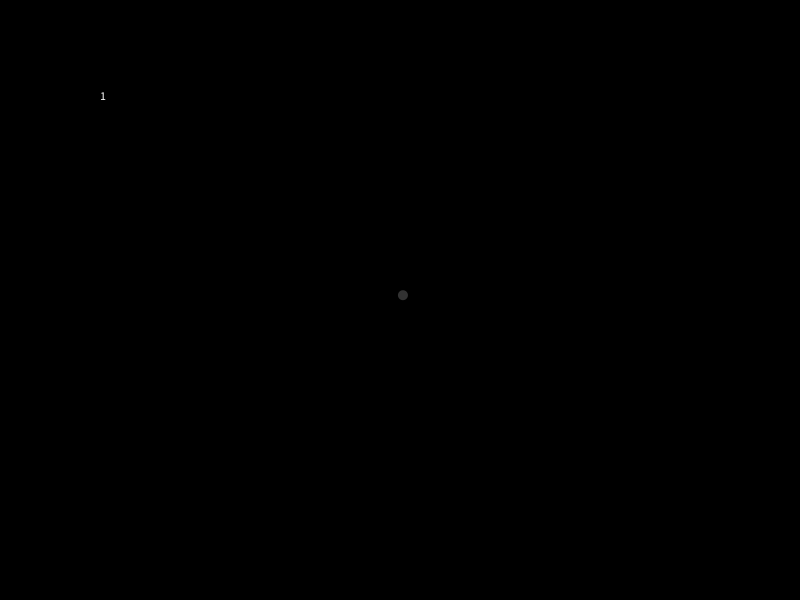
Frame 1 (no input)
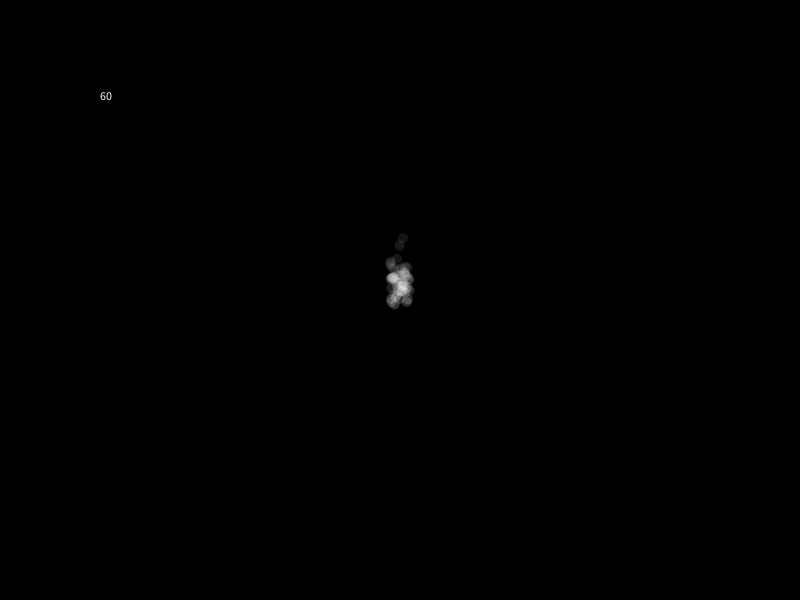
Frame 60 (the mouse pressed at the canvas centre just before this capture)
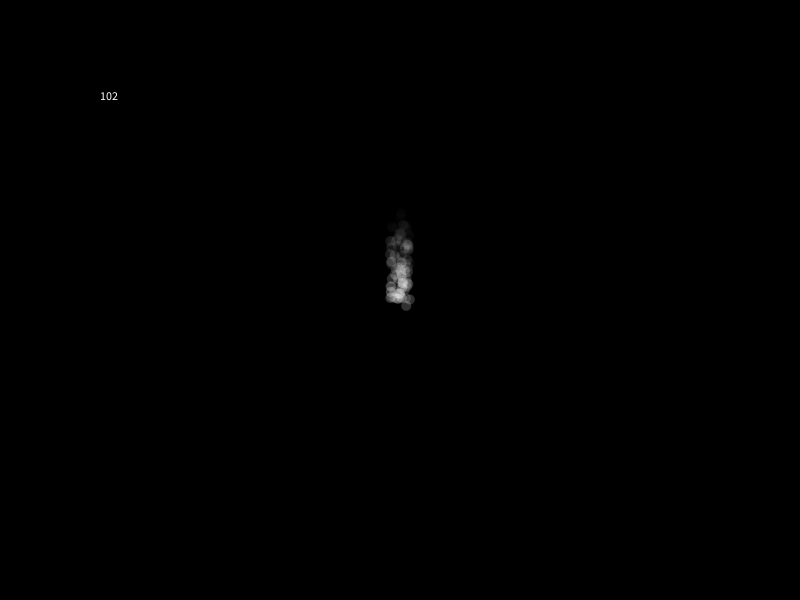
Frame 120 (the mouse held since frame 60 and released just before this capture)

The Processing sketch that drew these frames (run headless with seeded random() and noise(); from frame 60 on, the mouse is pressed at the canvas centre):

// Processing sketch: Practice_8_Smoke
// ── Practice_8_Smoke.pde
ArrayList<Particle> particles = new ArrayList<Particle>();

void setup() {
  size(800, 600);
  noStroke();
}

void draw() {
  background(0);
  particles.add(new Particle(width/2+random(-10, 10), height/2+random(-10, 10)));
  for (int i = 0; i< particles.size(); i++) {
    Particle myP = particles.get(i);
    myP.display();
    if (myP.del == true)
    {
      particles.remove(i);
    }
  }
  fill(255);
  text(particles.size(), 100, 100);
}
// ── class_Particle.pde
class Particle {
  float xpos;
  float ypos;
  float speed;
  float alpha = 50;
  boolean del = false;

  Particle (float tempXpos, float tempYpos) {
    xpos = tempXpos;
    ypos = tempYpos;
    speed = random(0.3, 1);
  }
  void display() {
    fill(255, alpha);
    ellipse (xpos, ypos, 10, 10);
    ypos -= speed;
    alpha -= 0.5;
    if (ypos<height/2 -100) {
      ypos = height/2;
      alpha = 50;}
      if (alpha < 0)
      {
        del = true;
      }
    }
}
